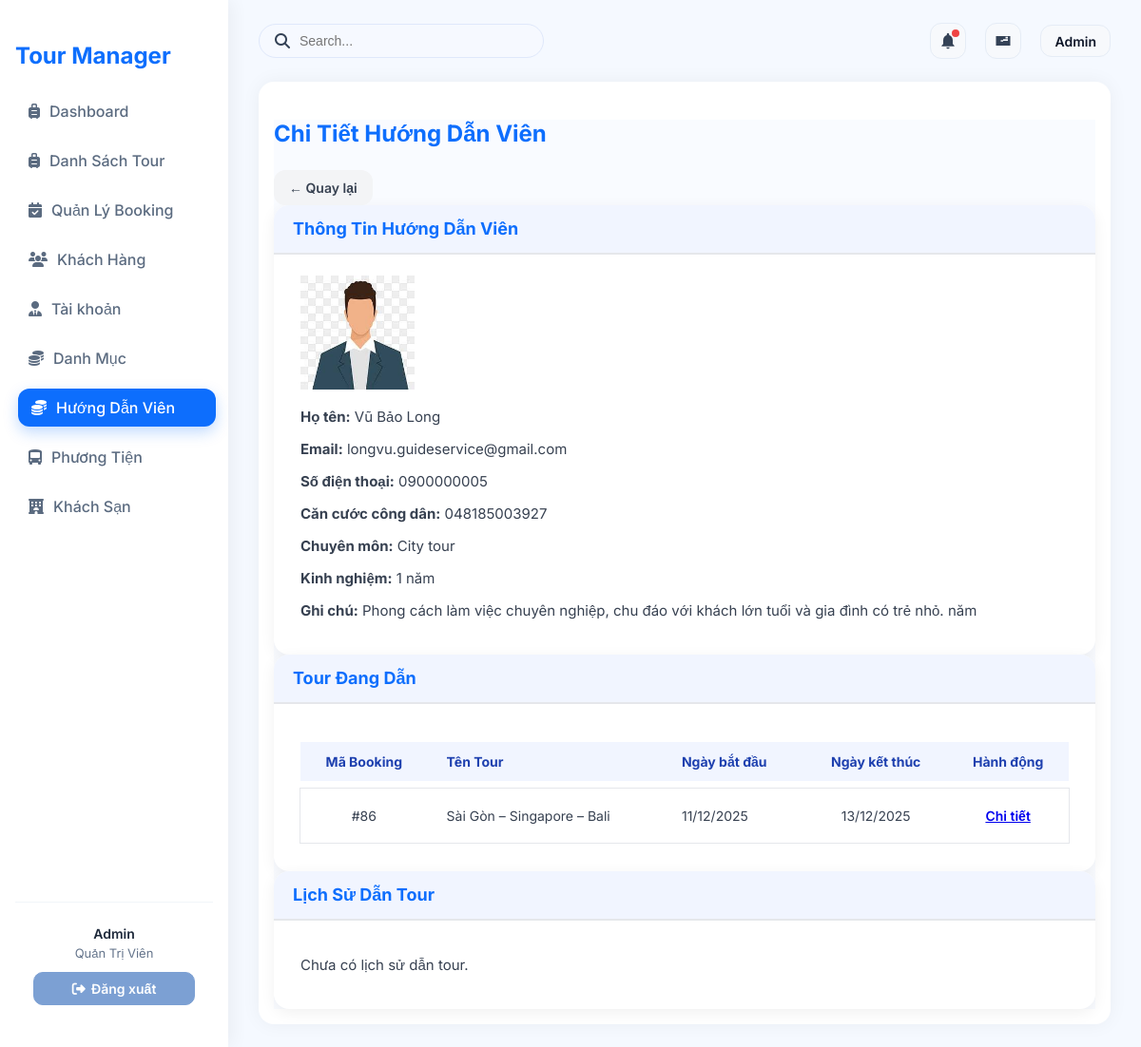
/?action=admin-detailGuide&id=5 (signed in), run on an earlier commit of the app's database.
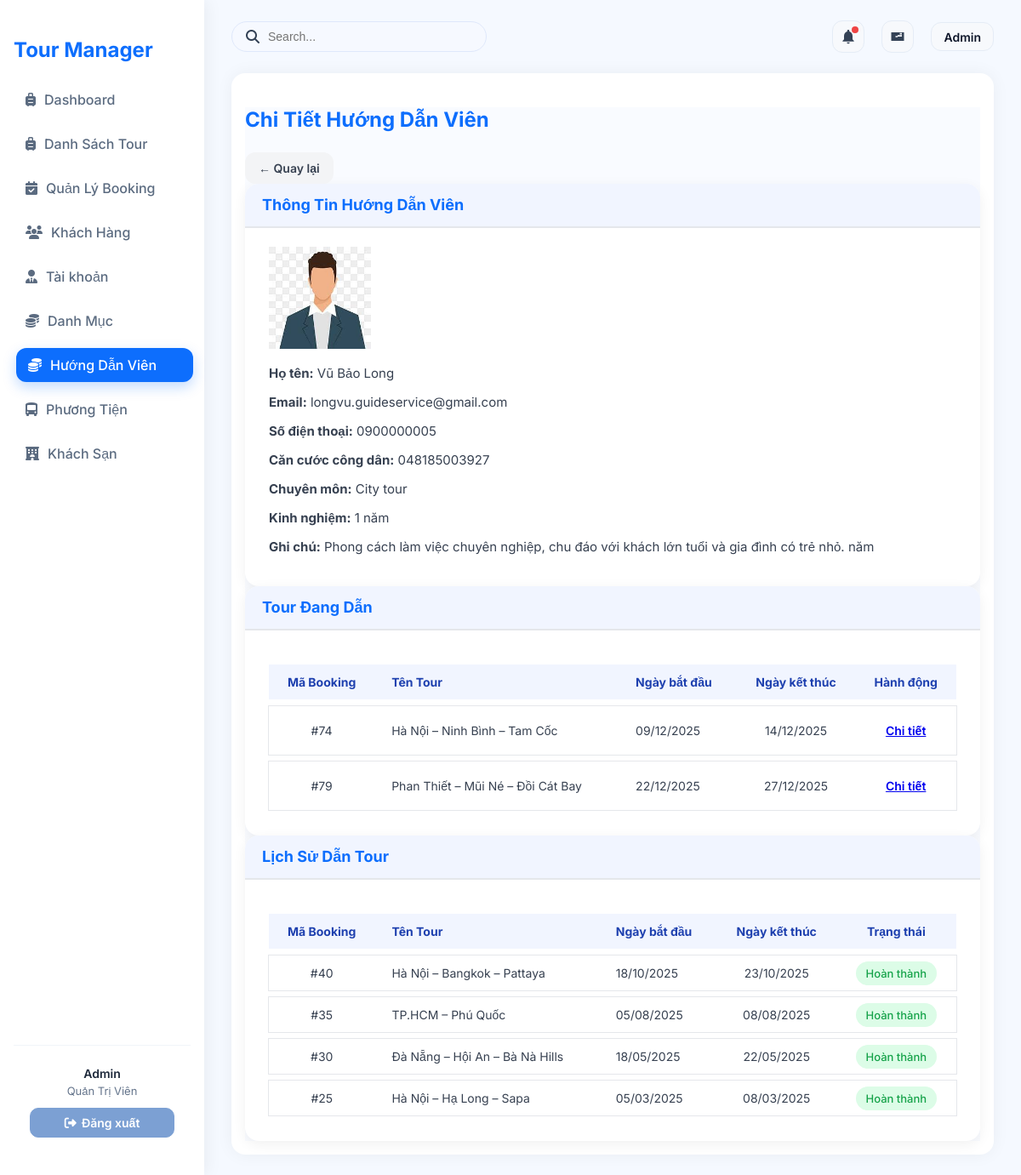
And on a later commit of the database.
### tables this page shows
CREATE TABLE `guides` (
  `guide_id` int NOT NULL,
  `user_id` int DEFAULT NULL,
  `experience_years` int DEFAULT '0',
  `specialization` varchar(255) DEFAULT NULL,
  `avatar` varchar(255) DEFAULT NULL,
  `note` text,
  `cccd` varchar(20) DEFAULT NULL
);

CREATE TABLE `users` (
  `user_id` int NOT NULL,
  `username` varchar(50) NOT NULL,
  `password` varchar(255) NOT NULL,
  `role` enum('admin','guide') NOT NULL DEFAULT 'guide',
  `name` varchar(100) DEFAULT NULL,
  `email` varchar(100) DEFAULT NULL,
  `phone` varchar(20) DEFAULT NULL
);

CREATE TABLE `guide_tours` (
  `id` int NOT NULL,
  `guide_id` int NOT NULL,
  `booking_id` int NOT NULL,
  `tour_id` int NOT NULL,
  `status` enum('current','history') DEFAULT 'current'
);

CREATE TABLE `tours` (
  `tour_id` int NOT NULL,
  `tour_name` varchar(150) NOT NULL,
  `description` text,
  `price_adult` int NOT NULL DEFAULT '0',
  `price_child` int NOT NULL DEFAULT '0',
  `days` int NOT NULL DEFAULT '1',
  `category_id` int DEFAULT NULL,
  `tour_images` varchar(255) DEFAULT NULL
);

CREATE TABLE `bookings` (
  `booking_id` int NOT NULL,
  `tour_id` int DEFAULT NULL,
  `guide_id` int DEFAULT NULL,
  `hotel_id` int DEFAULT NULL,
  `vehicle_id` int DEFAULT NULL,
  `status` enum('sap_dien_ra','dang_dien_ra','cho_xac_nhan_ket_thuc','da_hoan_thanh','da_huy') NOT NULL DEFAULT 'sap_dien_ra',
  `report` text,
  `created_at` timestamp NULL DEFAULT CURRENT_TIMESTAMP,
  `start_date` date DEFAULT NULL,
  `end_date` date DEFAULT NULL,
  `total_price` decimal(12,2) NOT NULL DEFAULT '0.00',
  `note` text NOT NULL
);

### controllers/GuideController.php (called while the page is built, shortened)
<?php
class GuideController
{
    private $guideQuery;
    function __construct()
    {
        $this->guideQuery = new GuideQuery();
    }
    public function detailGuide($id)
    {
        $guide = $this->guideQuery->findGuide($id);
        $currentBookings = $this->guideQuery->getCurrentBookings($id);
        $historyBookings = $this->guideQuery->getHistoryBookings($id);
        require './views/Guide/DetailGuide.php';
    }
}
?>

### routes/index.php (called while the page is built)
<?php
$action = $_GET['action'] ?? '/';
match ($action) {
    '/' => (new AuthController)->home(),
    'admin' => require './views/admin.php',
    'login' => (new AuthController)->login(),
    'logout' => (new AuthController)->logout(),
    'admin-listTours' => require './views/admin.php',
    'admin-createTours' => require './views/admin.php',
    'admin-updateTours' => require './views/admin.php',
    'admin-listUsers' => require './views/admin.php',
    'admin-createUsers' => require './views/admin.php',
    'admin-updateUsers' => require './views/admin.php',
    'admin-listCategory' => require './views/admin.php',
    'admin-createCategory' => require './views/admin.php',
    'admin-updateCategory' => require './views/admin.php',
    'admin-listCustomer' => require './views/admin.php',
    'admin-createCustomer' => require './views/admin.php',
    'admin-updateCustomer' => require './views/admin.php',
    'admin-listDiscount' => require './views/admin.php',
    'admin-createDiscount' => require './views/admin.php',
    'admin-updateDiscount' => require './views/admin.php',
    'admin-listGuide' => require './views/admin.php',
    'admin-createGuide' => require './views/admin.php',
    'admin-updateGuide' => require './views/admin.php',
    'admin-listTourGuide' => require './views/admin.php',
    'admin-createTourGuide' => require './views/admin.php',
    'admin-updateTourGuide' => require './views/admin.php',
    'admin-listHotel' => require './views/admin.php',
    'admin-createHotel' => require './views/admin.php',
    'admin-updateHotel' => require './views/admin.php',
    'admin-listVehicles' => require './views/admin.php',
    'admin-createVehicles' => require './views/admin.php',
    'admin-updateVehicles' => require './views/admin.php',
    'admin-listReport' => require './views/admin.php',
    'admin-createReport' => require './views/admin.php',
    'admin-updateReport' => require './views/admin.php',
    default => require './views/admin.php',
};

### index.php (called while the page is built, shortened)
<?php
spl_autoload_register(function ($class) {
    $fileName = "$class.php";
    $fileModel              = PATH_MODEL . $fileName;
});
require_once './routes/index.php';

### models/BaseModel.php (called while the page is built, shortened)
<?php
class BaseModel
{
    public function __construct()
    {
        $dsn = sprintf('mysql:host=%s;port=%s;dbname=%s;charset=utf8', DB_HOST, DB_PORT, DB_NAME);
        try {
            $this->pdo = new PDO($dsn, DB_USERNAME, DB_PASSWORD, DB_OPTIONS);
        } catch (PDOException $e) {
            die("Kết nối cơ sở dữ liệu thất bại: {$e->getMessage()}. Vui lòng thử lại sau.");
        }
    }
}

### models/GuideQuery.php (called while the page is built, shortened)
<?php
class GuideQuery extends BaseModel
{
    public function findGuide($id)
    {
        $sql = "SELECT guides.*, users.name, users.email, users.phone, users.user_id
                FROM guides
                INNER JOIN users ON guides.user_id = users.user_id
                WHERE guide_id = :id";
        $stmt = $this->pdo->prepare($sql);
        $stmt->bindParam(':id', $id);
        $stmt->execute();
        return $stmt->fetch(PDO::FETCH_ASSOC);
    }
    public function getCurrentBookings($id)
    {
        $sql = "SELECT gt.id, gt.guide_id, gt.booking_id, t.tour_name, b.start_date, b.end_date, b.status AS booking_status
                FROM guide_tours gt
                JOIN bookings b ON gt.booking_id = b.booking_id
                JOIN tours t ON b.tour_id = t.tour_id
                WHERE gt.guide_id = :id
                AND gt.status = 'current'
                ORDER BY b.start_date ASC ";
        $stmt = $this->pdo->prepare($sql);
        $stmt->bindParam(':id', $id);
        $stmt->execute();
        return $stmt->fetchAll(PDO::FETCH_ASSOC);
    }
    public function getHistoryBookings($id)
    {
        $sql = "SELECT gt.id, gt.guide_id, gt.booking_id, t.tour_name, b.start_date, b.end_date, b.status AS booking_status
                FROM guide_tours gt
                JOIN bookings b ON gt.booking_id = b.booking_id
                JOIN tours t ON b.tour_id = t.tour_id
                WHERE gt.guide_id = :id
                AND gt.status = 'history'
                ORDER BY b.end_date DESC ";
        $stmt = $this->pdo->prepare($sql);
        $stmt->bindParam(':id', $id);
        $stmt->execute();
        return $stmt->fetchAll(PDO::FETCH_ASSOC);
    }
}

### views/Guide/DetailGuide.php (the view, shortened to what the rows shown need)
<link rel="stylesheet" href="./assets/css/admin.css">
<div class="main-content p-4">
    <div class="mb-4 d-flex justify-content-between align-items-center">
        <h3 class="fw-bold">Chi Tiết Hướng Dẫn Viên</h3>
        <a href="?action=admin-listGuide" class="btn btn-secondary" style="text-decoration:none">← Quay lại</a>
    </div>
    <div class="card mb-4">
        <div class="card-header fw-bold">Thông Tin Hướng Dẫn Viên</div>
        <div class="card-body d-flex">
            <?php if (!empty($guide['avatar'])): ?>
            <img src="<?= BASE_ASSETS_UPLOADS . $guide['avatar'] ?>" width="120" class="rounded me-4 shadow-sm">
            <?php endif; ?>
            <div>
                <p><strong>Họ tên:</strong> <?= $guide['name'] ?></p>
                <p><strong>Email:</strong> <?= $guide['email'] ?></p>
                <p><strong>Số điện thoại:</strong> <?= $guide['phone'] ?></p>
                <p><strong>Căn cước công dân:</strong> <?= $guide['cccd'] ?></p>
                <p><strong>Chuyên môn:</strong> <?= $guide['specialization'] ?></p>
                <p><strong>Kinh nghiệm:</strong> <?= $guide['experience_years'] ?> năm</p>
                <p><strong>Ghi chú:</strong> <?= $guide['note'] ?> năm</p>
            </div>
        </div>
    </div>
    <div class="card mb-4">
        <div class="card-header fw-bold">Tour Đang Dẫn</div>
        <div class="card-body">
            <?php if (!empty($currentBookings)): ?>
            <table class="table table-bordered table-striped">
                <thead>
                    <tr>
                        <th>Mã Booking</th>
                        <th>Tên Tour</th>
                        <th>Ngày bắt đầu</th>
                        <th>Ngày kết thúc</th>
                        <th>Hành động</th>
                    </tr>
                </thead>
                <tbody>
                    <?php foreach ($currentBookings as $b): ?>
                    <tr>
                        <td>#<?= $b['booking_id'] ?></td>
                        <td class="fw-semibold"><?= $b['tour_name'] ?></td>
                        <td><?= date("d/m/Y", strtotime($b['start_date'])) ?></td>
                        <td><?= empty($b['end_date']) ? '' : date("d/m/Y", strtotime($b['end_date'])) ?></td>
                        <td>
                            <a href="?action=admin-detailBooking&id=<?= $b['booking_id'] ?>"
                                class="btn btn-info btn-sm">Chi tiết</a>
                        </td>
                    </tr>
                    <?php endforeach; ?>
                </tbody>
            </table>
            <?php else: ?>
            <p class="text-muted">Hướng dẫn viên chưa được phân tour nào.</p>
            <?php endif; ?>
        </div>
    </div>
    <div class="card mb-4">
        <div class="card-header fw-bold">Lịch Sử Dẫn Tour</div>
        <div class="card-body">
            <?php if (!empty($historyBookings)): ?>
            <table class="table table-bordered table-striped">
                <thead>
                    <tr>
                        <th>Mã Booking</th>
                        <th>Tên Tour</th>
                        <th>Ngày bắt đầu</th>
                        <th>Ngày kết thúc</th>
                        <th>Trạng thái</th>
                    </tr>
                </thead>
                <tbody>
                    <?php foreach ($historyBookings as $b): ?>
                    <tr>
                        <td>#<?= $b['booking_id'] ?></td>
                        <td class="fw-semibold"><?= $b['tour_name'] ?></td>
                        <td><?= date("d/m/Y", strtotime($b['start_date'])) ?></td>
                        <td><?= date("d/m/Y", strtotime($b['end_date'])) ?></td>
                        <td>
                            <?php if ($b['booking_status'] == 'da_hoan_thanh'): ?>
                            <span class="badge bg-success">Hoàn thành</span>
                            <?php elseif ($b['booking_status'] == 'da_huy'): ?>
                            <span class="badge bg-danger">Đã hủy</span>
                            <?php endif; ?>
                        </td>
                    </tr>
                    <?php endforeach; ?>
                </tbody>
            </table>
            <?php else: ?>
            <p class="text-muted">Chưa có lịch sử dẫn tour.</p>
            <?php endif; ?>
        </div>
    </div>
</div>

What changed in the data, as far as the page shows it:
removed guide_tours: booking "86", tour.tour_name "Sài Gòn – Singapore – Bali", booking.start_date "11/12/2025", booking.end_date "13/12/2025", shown under "Chi Tiết Hướng Dẫn Viên"
added guide_tours: booking "74", tour.tour_name "Hà Nội – Ninh Bình – Tam Cốc", booking.start_date "09/12/2025", booking.end_date "14/12/2025", shown under "Chi Tiết Hướng Dẫn Viên"
added guide_tours: booking "79", tour.tour_name "Phan Thiết – Mũi Né – Đồi Cát Bay", booking.start_date "22/12/2025", booking.end_date "27/12/2025", shown under "Chi Tiết Hướng Dẫn Viên"
added guide_tours: booking "40", tour.tour_name "Hà Nội – Bangkok – Pattaya", booking.start_date "18/10/2025", booking.end_date "23/10/2025"
added guide_tours: booking "35", tour.tour_name "TP.HCM – Phú Quốc", booking.start_date "05/08/2025", booking.end_date "08/08/2025"
added guide_tours: booking "30", tour.tour_name "Đà Nẵng – Hội An – Bà Nà Hills", booking.start_date "18/05/2025", booking.end_date "22/05/2025"
added guide_tours: booking "25", tour.tour_name "Hà Nội – Hạ Long – Sapa", booking.start_date "05/03/2025", booking.end_date "08/03/2025"
Also different on the page:
text no longer shown: "Chưa có lịch sử dẫn tour."
text now shown: "Mã Booking Tên Tour Ngày bắt đầu Ngày kết thúc Trạng thái"
